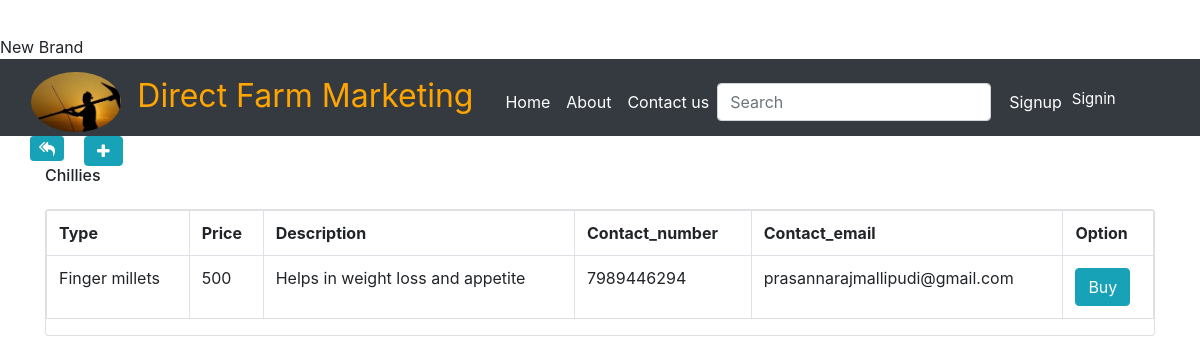
/brand/3/model, run on the app's committed database.
### camdatabase.py (models this page shows, shortened)
class Brand(Base):
    __tablename__ = 'brand'
    id = Column(Integer, primary_key=True)
    user_id = Column(Integer, ForeignKey('user.id'))
    name = Column(String(50), nullable=False)
    picture=Column(String(50))
    user = relationship(UserData)

class ModelName(Base):
    __tablename__ = 'model'
    id = Column(Integer, primary_key=True)
    brand_id = Column(Integer, ForeignKey('brand.id'))
    user_id = Column(Integer, ForeignKey('user.id'))
    modelnumber = Column(String(30))
    colors = Column(String(30))
    mobileno=Column(Integer,nullable=False)
    email=Column(String(100),nullable=False)
    price = Column(String(20))
    description = Column(String(500))
    personname=Column(String(100))
    address=Column(String(200))
    brand = relationship(Brand)
    user = relationship(UserData)

### finaldata.py (the view)
@app.route('/brand/<int:brand_id>/model')
def showModel(brand_id):
        session = DBSession()
        brand = session.query(Brand).filter_by(id=brand_id).one()
        model = session.query(ModelName).filter_by(brand_id=brand.id)
        return render_template(
            'showModelsforuser.html', brand=brand,
            model=model, cur_user=login_session)

### templates/showModelsforuser.html (shortened to what this page needs)
{% include 'header.html' %}
{% extends 'base.html' %}
{% block content %}
<div>
    <main class="container-fluid">
        <div class="container">
          <div>
              <div class="row">
                <a href="{{url_for('showBrands')}}" class=" btn btn-info edit btn-sm fa fa-mail-reply-all back"></a>
                <a href="{{url_for("newModel",brand_id=brand.id)}}" class=" btn btn-info new" title="Add New Model" style="margin-left: 20px"><span class="fa fa-plus"></span></a>
              </div>
          </div>
          <h6> {{brand.name}} </h6>
          <div class="card">
            <table class="table table-bordered">
                <tr class="">
                  <th>Type</th>
                  <th>Price</th>
                  <th>Description</th>
                  <th>Contact_number</th>
                  <th>Contact_email</th>
                  <th>Option</th>
                </tr>
                {% for i in model %}
                  <tr>
                    <td>{{i.modelnumber}}</td>
                    <td>{{i.price}}</td>
                    <td>{{i.description}}</td>
                    <td>{{i.mobileno}}</td>
                    <td>{{i.email}}</td>
                    <td><button type="button" class="btn btn-info" data-toggle="modal" data-target="#myModal">Buy</td>
                  </tr>
                {% endfor %}
            </table>
    </div>
    </main>
</div>
{% endblock %}

### static/css/main.css (style rules this page uses)
body { padding-top:35px; background-size:cover; }
@media (min-width: 850px) { body { padding-top: 35px; } }

### static/css/styles.css (style rules this page uses)
.alert,.new { margin-top:0px; }

### templates/showModelsforuser.html (style rules this page uses)
.edit { height:25px; }

### data on the page
Brand: name "Chillies"
ModelName: modelnumber "Finger millets", price "500", description "Helps in weight loss and appetite", mobileno "7989446294", email "prasannarajmallipudi@gmail.com"
